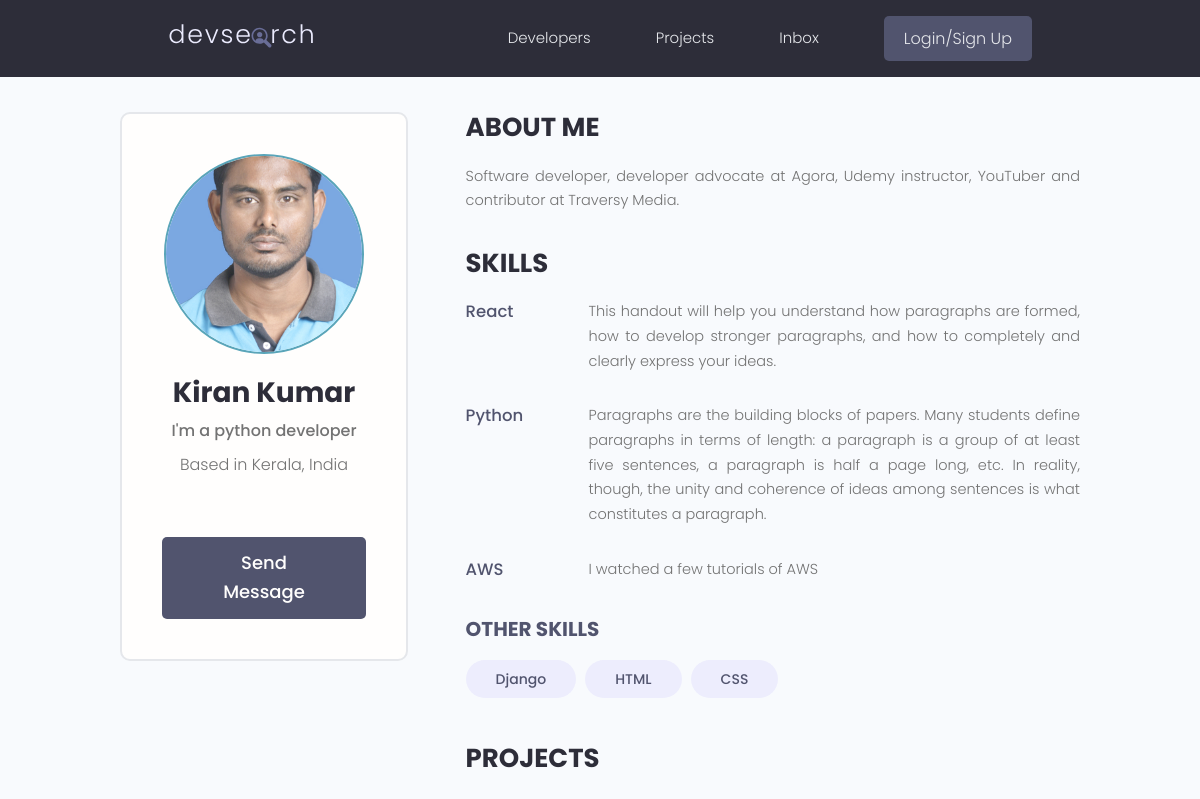
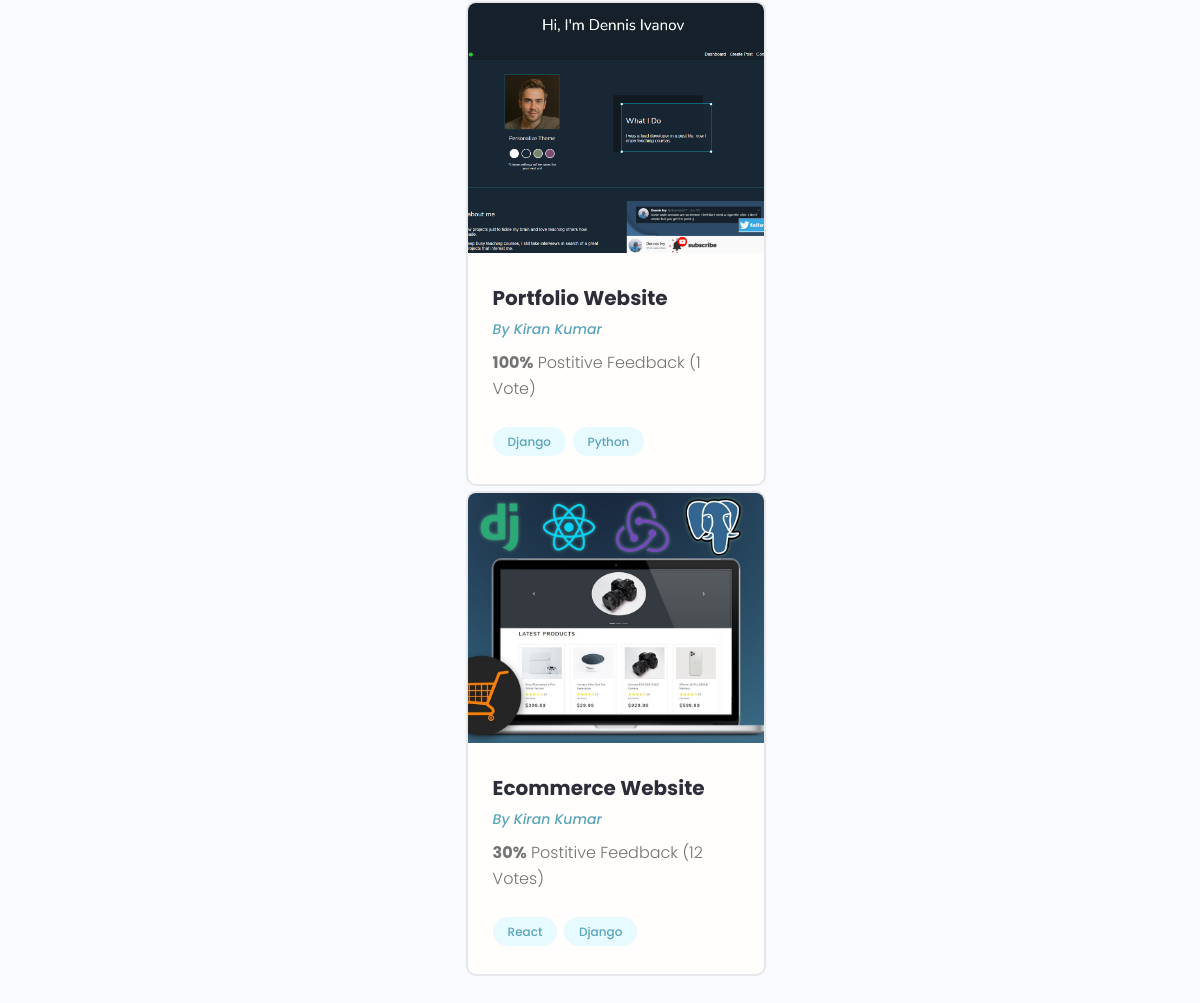
Screenshot of /profile/9be08a3d-f26f-4842-8644-8bb048d79b35/ with the database file from the repository (2 pictures, top to bottom).
### users/models.py (models this page shows, shortened)
class Profile(models.Model):
    user = models.OneToOneField(User, on_delete=models.CASCADE, null=True, blank=True)
    name = models.CharField(max_length=200, blank=True, null=True)
    email = models.CharField(max_length=500, blank=True, null=True)
    username = models.CharField(max_length=200, blank=True, null=True)
    location = models.CharField(max_length=200, blank=True, null=True)
    short_intro = models.CharField(max_length=200, blank=True, null=True)
    bio = models.TextField(blank=True, null=True)
    profile_image = models.ImageField(null=True, blank=True, upload_to='profiles/', default="profiles/user-default.PNG")
    social_twitter = models.CharField(max_length=200, blank=True, null=True)
    social_linkedin = models.CharField(max_length=200, blank=True, null=True)
    social_github = models.CharField(max_length=200, blank=True, null=True)
    social_youtube = models.CharField(max_length=200, blank=True, null=True)
    social_website = models.CharField(max_length=200, blank=True, null=True)
    created = models.DateField(auto_now_add=True)
    id = models.UUIDField(default=uuid.uuid4, unique=True, primary_key=True, editable=False)

class Skill(models.Model):
    owner = models.ForeignKey(Profile,on_delete=models.CASCADE, null=True, blank=True)
    name = models.CharField(max_length=200, blank=True, null=True)
    description = models.TextField(null=True, blank=True)
    created = models.DateField(auto_now_add=True)
    id = models.UUIDField(default=uuid.uuid4, unique=True, primary_key=True, editable=False)
    def __str__(self):
        return str(self.name)

### projects/models.py (models this page shows, shortened)
class Project(models.Model):
    owner = models.ForeignKey(Profile, null=True, blank=True, on_delete=models.SET_NULL)
    title = models.CharField(max_length=200)
    description = models.TextField(null=True, blank=True)
    featured_image = models.ImageField(null=True, blank=True, default="default.jpg")
    demo_link = models.CharField(max_length=2000, null=True, blank=True)
    source_link = models.CharField(max_length=2000, null=True, blank=True)
    tags = models.ManyToManyField('Tag', blank=True)
    vote_total = models.IntegerField(default=0, null=True, blank=True)
    vote_ratio = models.IntegerField(default=0, null=True, blank=True)
    created = models.DateField(auto_now_add=True)
    id = models.UUIDField(default=uuid.uuid4, unique=True, primary_key=True, editable=False)
    class Meta:
        ordering = ['-vote_ratio', '-vote_total', 'title']

class Tag(models.Model):
    name = models.CharField(max_length=200)
    created = models.DateField(auto_now_add=True)
    id = models.UUIDField(default=uuid.uuid4, unique=True, primary_key=True, editable=False)
    def __str__(self):
        return self.name

### users/views.py (the view)
# urls.py: path('profile/<str:pk>/', views.userProfile, name="user-profile"),
def userProfile(request, pk):
    profile = Profile.objects.get(id=pk)
    topSkills = profile.skill_set.exclude(description__exact="")
    otherSkills = profile.skill_set.filter(description="")
    context = {'profile' : profile, 'topSkills': topSkills,
            'otherSkills': otherSkills}
    return render(request, 'users/user-profile.html',context)

### users/templates/users/user-profile.html (shortened to what this page needs)
{% extends 'main.html' %}
{% block content %}
<main class="profile my-md">
    <div class="container">
      <div class="layout">
        <div class="column column--1of3">
          <div class="card text-center">
            <div class="card__body dev">
              <img class="avatar avatar--xl" src="{{profile.profile_image.url}}" />
              <h2 class="dev__name">{{profile.name}}</h2>
              <p class="dev__title">{{profile.short_intro}}</p>
              <p class="dev__location">Based in {{profile.location}}</p>
              {% if request.user.profile.id != profile.id %}
              <a href="{% url 'create-message' profile.id %}" class="btn btn--sub btn--lg">Send Message </a>
              {% endif %}
            </div>
          </div>
        </div>
        <div class="column column--2of3">
          <div class="devInfo">
            <h3 class="devInfo__title">About Me</h3>
            <p class="devInfo__about"> {{profile.bio}}</p>
          </div>
          <div class="devInfo">
            <h3 class="devInfo__title">Skills</h3>
            <div class="devInfo__skills">
              {% for skill in topSkills %}
              <div class="devSkill">
                <h4 class="devSkill__title">{{skill.name}}</h4>
                <p class="devSkill__info">{{skill.description}}</p>
              </div>
              {% endfor %}
              <h3 class="devInfo__subtitle">Other Skills</h3>
              <div class="devInfo__otherSkills">
                {% for skill in otherSkills %}
                <span class="tag tag--pill tag--sub tag--lg">
                  <small>{{skill}}</small>
                </span>
                {% endfor %}
              </div>
            </div>
          </div>
          <div class="devInfo">
            <h3 class="devInfo__title">Projects</h3>
            <div class="grid grid--two">
              {% for project in profile.project_set.all %}
              <div class="column">
                <div class="card project">
                  <a href="{% url 'project' project.id %}" class="project">
                    <img class="project__thumbnail" src="{{project.featured_image.url}}" alt="project thumbnail" />
                    <div class="card__body">
                      <h3 class="project__title">{{project.title}}</h3>
                      <p><a class="project__author" href="{% url 'user-profile' project.owner.id %}">By {{project.owner.name}}</a></p>
                      <p class="project--rating">
                        <span style="font-weight: bold;">{{project.vote_ratio}}%</span> Postitive
                        Feedback ({{project.vote_total}} Vote{{project.vote_total|pluralize:"s"}})
                      </p>
                      <div class="project__tags">
                        {% for tag in project.tags.all %}
                        <span class="tag tag--pill tag--main">
                          <small>{{tag}}</small>
                        </span>
                        {% endfor %}
                      </div>
                    </div>
                  </a>
                </div>
                {% endfor %}
              </div>
            </div>
          </div>
        </div>
      </div>
    </div>
  </main>
{% endblock content %}

### static/styles/app.css (style rules this page uses)
:root { --color-sub: #2d2d39; }
.btn--sub { background-color: var(--color-sub-light); }
.card { border: 2px solid var(--color-light); }
img { width: 100%; }
.profile .card > .dev { padding: 4rem; }
.dev__name { color: var(--color-sub); font-size: 2.8rem; font-weight: 700; margin-top: 1rem; margin-bottom: 0.5rem; }
.dev__title { font-size: 1.6rem; font-weight: 500; line-height: 1.3; }
.dev__location { margin-top: 1rem; }
.devInfo { margin-bottom: 3rem; }
.devInfo__title, .devInfo__subtitle { font-size: 2.6rem; color: var(--color-sub); text-transform: uppercase; font-weight: 700; margin-bottom: 1.5rem; }
.devInfo__subtitle { font-size: 2rem; color: var(--color-sub-light); }
.devInfo__about, .devSkill__info { font-size: 1.45rem; line-height: 1.7; text-align: justify; }
.devSkill { margin-bottom: 3rem; }
.devSkill__title { font-size: 1.65rem; font-weight: 500; color: var(--color-sub-light); }
@media screen and (min-width: 700px) { .devSkill { display: flex; justify-content: space-between; gap: 3rem; } }
@media screen and (min-width: 700px) { .devSkill__info { flex-basis: 80%; } }
.project__author { font-size: 1.4rem; font-style: italic; }
.project--rating { margin-bottom: 1.6em; margin-top: .5em; }
.project__thumbnail { height: 25rem; object-fit: cover; object-position: top center; }
.project__title { font-size: 2rem; font-weight: 700; color: var(--color-sub); }

### static/uikit/styles/modules/_variables.css (style rules this page uses)
:root { --color-main: #5aa5b9; --color-main-light: #e6faff; --color-sub: #3f4156; --color-sub-light: #51546e; --color-sub-lighter: #ededfd; --color-text: #737373; --color-gray: #8b8b8b; --color-light: #e5e7eb; --color-light-gray: #767676; --color-bg: #f8fafd; --color-white: #fffefd; --color-white-light: #f3f3f3; --color-success: #359e64; --color-success-bg: #def8e8; --color-error: #fc4b0b; --color-error-bg: #fff2ee; --font-base: 'Poppins', arial, helvetica, 'Segoe UI', roboto, ubuntu, sans-serif; --font-monospace: 'Fira Code', 'Courier New', courier, monospace; --font-regular: 300; --font-medium: 500; --font-bold: 700; --generic-shadow: 1px 1px 5px #00000010; --generic-transition: all 0.3s ease-in-out; }

### static/uikit/styles/modules/_base.css (style rules this page uses)
* { margin: 0; padding: 0; box-sizing: border-box; text-rendering: optimizeLegibility; color: inherit; font-size: inherit; }
html { font-size: 50%; }
@media only screen and (min-width: 480px) { html { font-size: 56.25%; } }
@media only screen and (min-width: 1200px) { html { font-size: 62.5%; } }
body { line-height: 1.6; font-weight: 400; font-size: 1.5rem; color: var(--color-text); background-color: var(--color-bg); min-height: 100vh; }

### static/uikit/styles/modules/_typography.css (style rules this page uses)
* { font-family: var(--font-base); }
h2 { font-size: 3.6rem; font-weight: var(--font-bold); }
h3 { font-size: 3.2rem; font-weight: var(--font-medium); }
h4 { font-size: 2.8rem; font-weight: var(--font-medium); }
p, span, strong { font-size: 1.6rem; color: var(--color-text); font-weight: var(--font-regular); }
a { padding-bottom: 2px; text-decoration: none; display: inline-block; color: var(--color-main); font-weight: var(--font-medium); }

### static/uikit/styles/modules/_utilities.css (style rules this page uses)
.container { width: 92%; max-width: 165rem; margin: 0 auto; box-sizing: border-box; }
@media screen and (min-width: 1000px) { .container { width: 90%; } }
@media screen and (min-width: 1200px) { .container { width: 80%; } }
.text-center { text-align: center; }
.my-md { margin: 3rem auto; }

### static/uikit/styles/modules/_avatar.css (style rules this page uses)
.avatar { border-radius: 50%; border: 2px solid var(--color-main); object-fit: cover; }
.avatar--xl { height: 20rem; width: 20rem; }

### static/uikit/styles/modules/_button.css (style rules this page uses)
.btn { display: inline-block; position: relative; cursor: pointer; background-color: var(--color-light); font-weight: var(--font-medium); color: var(--color-sub); text-decoration: none; padding: 1rem 2rem; border-radius: 0.5rem; border: none; width: -webkit-fit-content; width: -moz-fit-content; width: fit-content; height: -webkit-fit-content; height: -moz-fit-content; height: fit-content; font-size: 1.6rem; outline-width: 0; outline-color: transparent; -webkit-backface-visibility: hidden; backface-visibility: hidden; transition: all 0.3s ease-in-out; }
.btn--sub { background-color: var(--color-sub); color: var(--color-white); }
.btn--lg { font-size: 1.8rem; padding: 1.2rem 4.5rem; }

### static/uikit/styles/modules/_card.css (style rules this page uses)
.card { border-radius: 1rem; background-color: var(--color-white); border: 1.5px solid var(--color-light); width: auto; height: auto; margin-top: 0.5rem; margin-bottom: 0.5rem; overflow: hidden; }
.card__body, .card__header { padding: 2rem 2.5rem; }

### rows the page displays
Profile: profile_image (picture), name "Kiran Kumar", short_intro "I'm a python developer", location "Kerala, India", bio "Software developer, developer advocate at Agora, Udemy instructor, YouTuber and contributor at Traversy Media."
Skill: name "React", description "This handout will help you understand how paragraphs are formed, how to develop stronger paragraphs, and how to completely and clearly express your ideas."
Skill: name "Python", description "Paragraphs are the building blocks of papers. Many students define paragraphs in terms of length: a paragraph is a group of at least five sentences, a paragraph is half a page long, etc. In reality, though, the unity and coherence of ideas among sentences is what constitutes a paragraph."
Skill: name "AWS", description "I watched a few tutorials of AWS"
Skill: name "Django"
Skill: name "HTML"
Skill: name "CSS"
Project: featured_image (picture), title "Portfolio Website", owner.name "Kiran Kumar", vote_ratio "100", vote_total "1"
Tag: name "Django"
Tag: name "Python"
Project: featured_image (picture), title "Ecommerce Website", owner.name "Kiran Kumar", vote_ratio "30", vote_total "12"
Tag: name "React"
